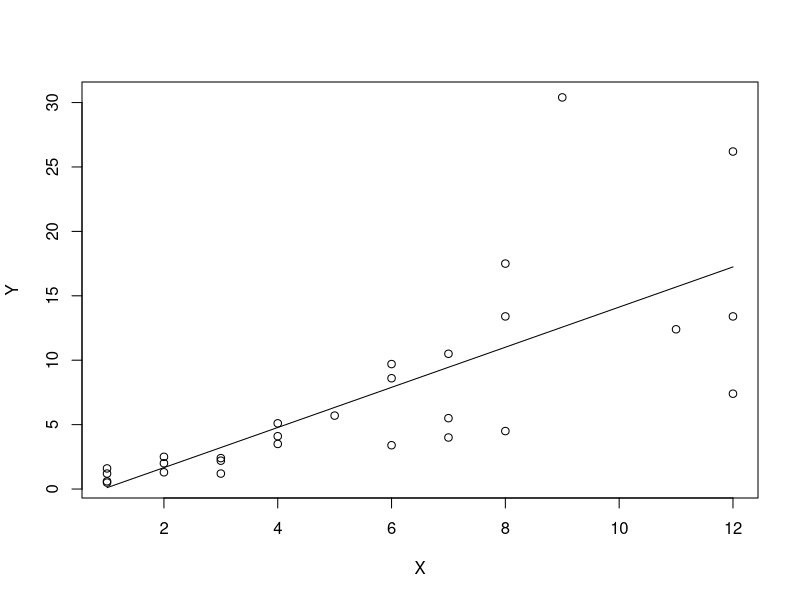
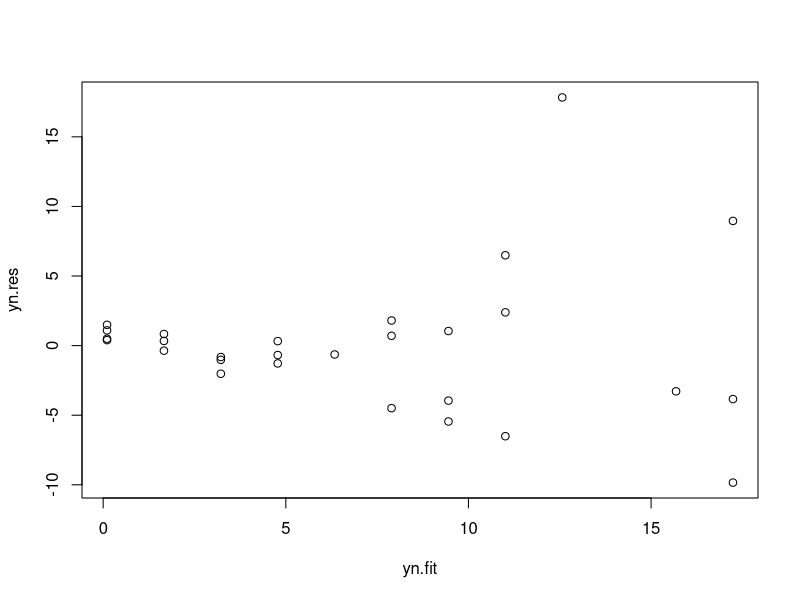
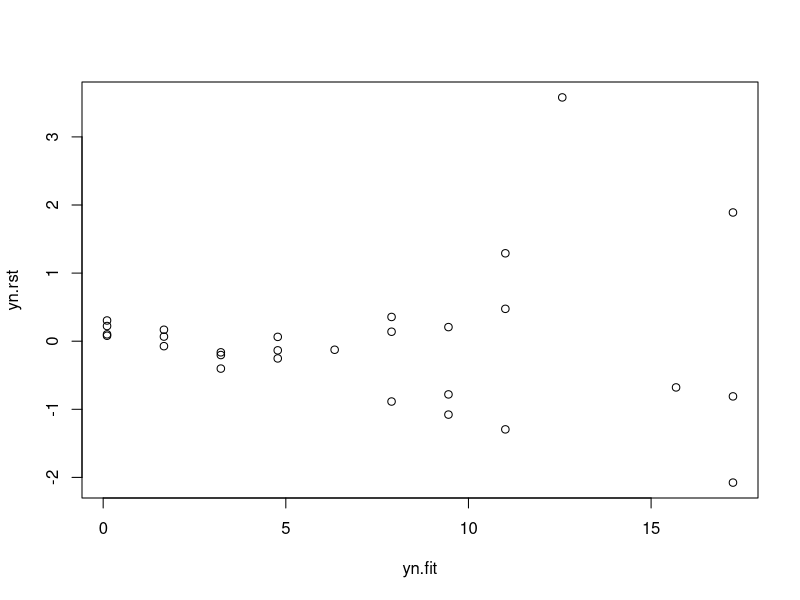
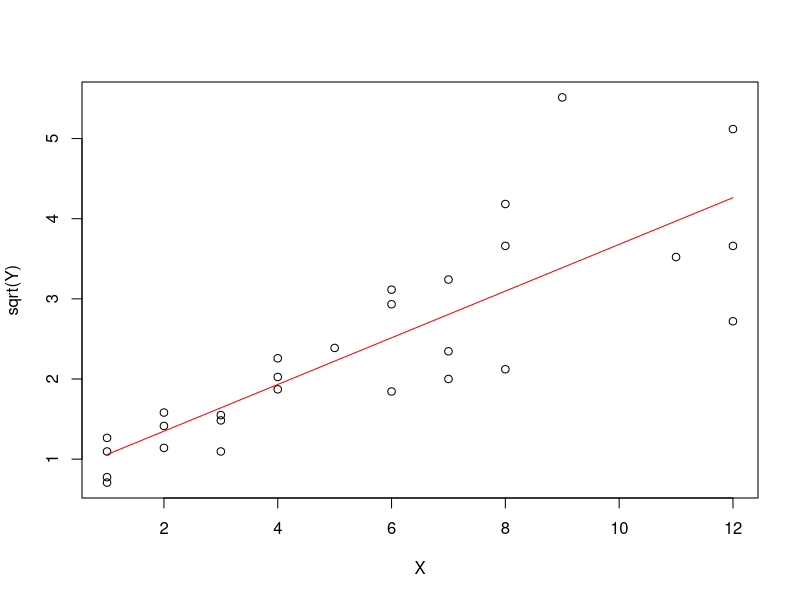
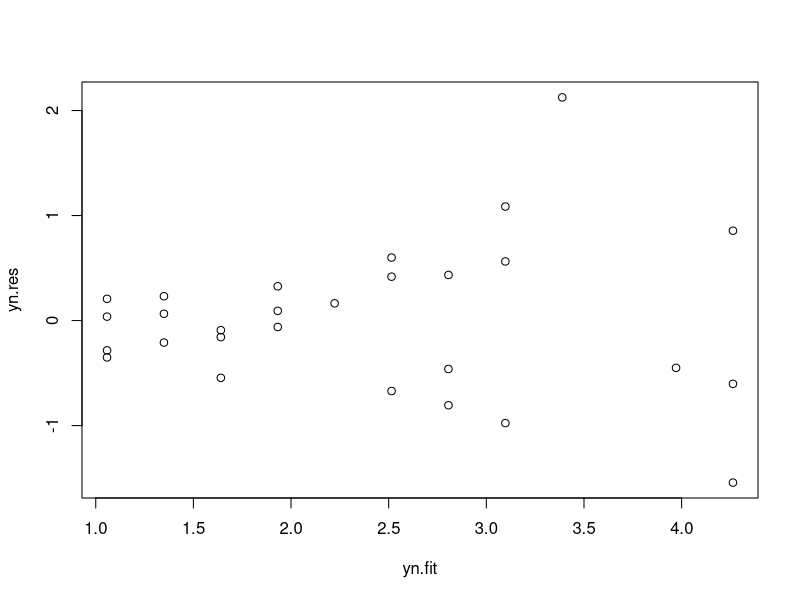
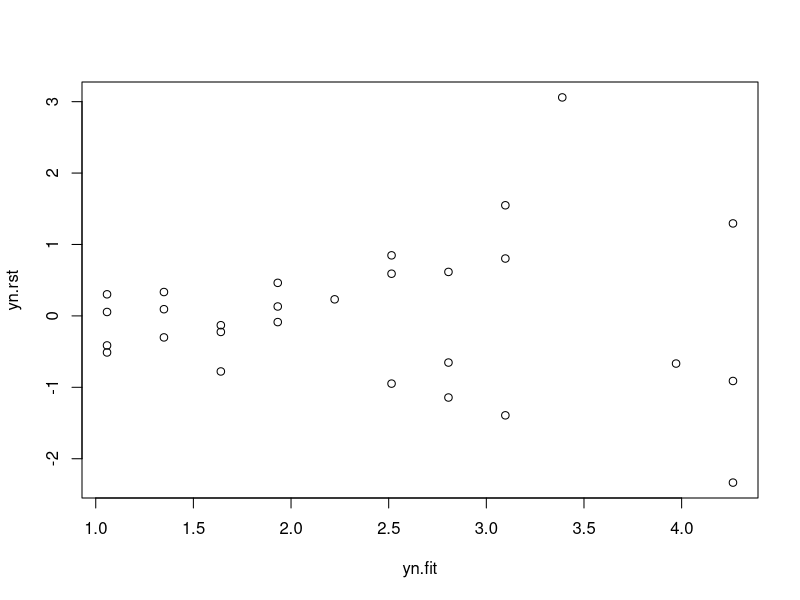

Generate these figures, in order, with R:
## ---- chunk 1
df63=data.frame(
X=c(1,1,1,1,2,2,2,3,3,3,
    4,4,4,5,6,6,6,7,7,7,
    8,8,8,9,11,12,12,12),
Y=c(0.6,1.6,0.5,1.2,2.0,1.3,2.5,2.2,2.4,1.2,
    3.5,4.1,5.1,5.7,3.4,9.7,8.6,4.0,5.5,10.5,
    17.5,13.4,4.5,30.4,12.4,13.4,26.2,7.4)
); df63
## ---- chunk 2
attach(df63)
plot(Y~X)
lm63.sol <- lm(Y ~ 1 + X, data = df63)
print(lm63.sol)
lines(df63$X, fitted(lm63.sol))
## ---- chunk 3
summary(lm63.sol)
## ---- chunk 4
yn.res=resid(lm63.sol); 
yn.rst=rstandard(lm63.sol); 
yn.fit=predict(lm63.sol);
plot(yn.res~yn.fit);
plot(yn.rst~yn.fit);
## ---- chunk 5
shapiro.test(yn.res);
## ---- chunk 6
lm63.new=update(lm63.sol, sqrt(.)~.);
plot(sqrt(Y)~X);
print(lm63.new)
lines(df63$X, fitted(lm63.new), col="red")
summary(lm63.new);
## ---- chunk 7
yn.res=resid(lm63.new); 
yn.rst=rstandard(lm63.new); 
yn.fit=predict(lm63.new);
plot(yn.res~yn.fit);
plot(yn.rst~yn.fit);
shapiro.test(yn.res);
